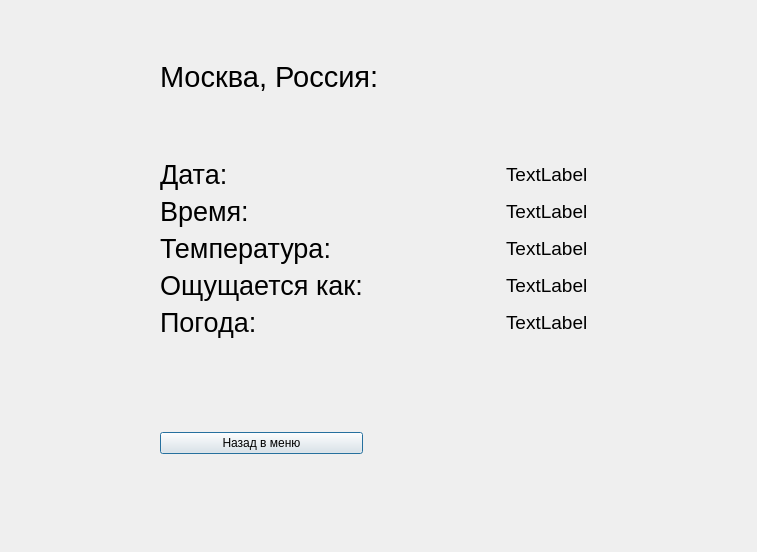
<?xml version="1.0" encoding="UTF-8"?>
<ui version="4.0">
 <class>Dialog</class>
 <widget class="QDialog" name="Dialog">
  <property name="geometry">
   <rect>
    <x>0</x>
    <y>0</y>
    <width>757</width>
    <height>552</height>
   </rect>
  </property>
  <property name="windowTitle">
   <string>Dialog</string>
  </property>
  <widget class="QWidget" name="">
   <property name="geometry">
    <rect>
     <x>160</x>
     <y>60</y>
     <width>428</width>
     <height>394</height>
    </rect>
   </property>
   <layout class="QVBoxLayout" name="verticalLayout">
    <item>
     <widget class="QLabel" name="cityCountryLabel">
      <property name="enabled">
       <bool>true</bool>
      </property>
      <property name="text">
       <string>&lt;html&gt;&lt;head/&gt;&lt;body&gt;&lt;p&gt;&lt;span style=&quot; font-size:22pt;&quot;&gt;Москва, Россия:&lt;/span&gt;&lt;/p&gt;&lt;p&gt;&lt;span style=&quot; font-size:22pt;&quot;&gt;&lt;br/&gt;&lt;/span&gt;&lt;/p&gt;&lt;/body&gt;&lt;/html&gt;</string>
      </property>
      <property name="textFormat">
       <enum>Qt::AutoText</enum>
      </property>
      <property name="alignment">
       <set>Qt::AlignLeading|Qt::AlignLeft|Qt::AlignVCenter</set>
      </property>
      <property name="wordWrap">
       <bool>true</bool>
      </property>
      <property name="buddy">
       <cstring>cityCountryLabel</cstring>
      </property>
     </widget>
    </item>
    <item>
     <layout class="QGridLayout" name="gridLayout">
      <item row="2" column="0">
       <widget class="QLabel" name="tempLabel">
        <property name="font">
         <font>
          <pointsize>20</pointsize>
         </font>
        </property>
        <property name="text">
         <string>Температура:</string>
        </property>
       </widget>
      </item>
      <item row="3" column="2">
       <spacer name="horizontalSpacer_13">
        <property name="orientation">
         <enum>Qt::Horizontal</enum>
        </property>
        <property name="sizeHint" stdset="0">
         <size>
          <width>40</width>
          <height>20</height>
         </size>
        </property>
       </spacer>
      </item>
      <item row="3" column="0">
       <widget class="QLabel" name="feelsLikeLabel">
        <property name="font">
         <font>
          <pointsize>20</pointsize>
         </font>
        </property>
        <property name="text">
         <string>Ощущается как:</string>
        </property>
       </widget>
      </item>
      <item row="3" column="1">
       <spacer name="horizontalSpacer_5">
        <property name="orientation">
         <enum>Qt::Horizontal</enum>
        </property>
        <property name="sizeHint" stdset="0">
         <size>
          <width>40</width>
          <height>20</height>
         </size>
        </property>
       </spacer>
      </item>
      <item row="5" column="0">
       <spacer name="verticalSpacer">
        <property name="orientation">
         <enum>Qt::Vertical</enum>
        </property>
        <property name="sizeHint" stdset="0">
         <size>
          <width>20</width>
          <height>40</height>
         </size>
        </property>
       </spacer>
      </item>
      <item row="1" column="3">
       <widget class="QLabel" name="timeResultLabel">
        <property name="font">
         <font>
          <pointsize>14</pointsize>
         </font>
        </property>
        <property name="text">
         <string>TextLabel</string>
        </property>
       </widget>
      </item>
      <item row="4" column="2">
       <spacer name="horizontalSpacer_14">
        <property name="orientation">
         <enum>Qt::Horizontal</enum>
        </property>
        <property name="sizeHint" stdset="0">
         <size>
          <width>40</width>
          <height>20</height>
         </size>
        </property>
       </spacer>
      </item>
      <item row="4" column="3">
       <widget class="QLabel" name="weatherResultLabel">
        <property name="font">
         <font>
          <pointsize>14</pointsize>
         </font>
        </property>
        <property name="text">
         <string>TextLabel</string>
        </property>
       </widget>
      </item>
      <item row="2" column="3">
       <widget class="QLabel" name="tempResultLabel">
        <property name="font">
         <font>
          <pointsize>14</pointsize>
         </font>
        </property>
        <property name="text">
         <string>TextLabel</string>
        </property>
       </widget>
      </item>
      <item row="0" column="1">
       <spacer name="horizontalSpacer_8">
        <property name="orientation">
         <enum>Qt::Horizontal</enum>
        </property>
        <property name="sizeHint" stdset="0">
         <size>
          <width>40</width>
          <height>20</height>
         </size>
        </property>
       </spacer>
      </item>
      <item row="5" column="1">
       <spacer name="horizontalSpacer_3">
        <property name="orientation">
         <enum>Qt::Horizontal</enum>
        </property>
        <property name="sizeHint" stdset="0">
         <size>
          <width>40</width>
          <height>20</height>
         </size>
        </property>
       </spacer>
      </item>
      <item row="6" column="3">
       <spacer name="horizontalSpacer">
        <property name="orientation">
         <enum>Qt::Horizontal</enum>
        </property>
        <property name="sizeHint" stdset="0">
         <size>
          <width>40</width>
          <height>20</height>
         </size>
        </property>
       </spacer>
      </item>
      <item row="0" column="3">
       <widget class="QLabel" name="dateResultLabel">
        <property name="font">
         <font>
          <pointsize>14</pointsize>
         </font>
        </property>
        <property name="text">
         <string>TextLabel</string>
        </property>
       </widget>
      </item>
      <item row="0" column="0">
       <widget class="QLabel" name="dataLabel">
        <property name="text">
         <string>&lt;html&gt;&lt;head/&gt;&lt;body&gt;&lt;p&gt;&lt;span style=&quot; font-size:20pt;&quot;&gt;Дата:&lt;/span&gt;&lt;/p&gt;&lt;/body&gt;&lt;/html&gt;</string>
        </property>
       </widget>
      </item>
      <item row="4" column="1">
       <spacer name="horizontalSpacer_4">
        <property name="orientation">
         <enum>Qt::Horizontal</enum>
        </property>
        <property name="sizeHint" stdset="0">
         <size>
          <width>40</width>
          <height>20</height>
         </size>
        </property>
       </spacer>
      </item>
      <item row="4" column="0">
       <widget class="QLabel" name="weatherLabel">
        <property name="font">
         <font>
          <pointsize>20</pointsize>
         </font>
        </property>
        <property name="text">
         <string>Погода:</string>
        </property>
       </widget>
      </item>
      <item row="1" column="1">
       <spacer name="horizontalSpacer_7">
        <property name="orientation">
         <enum>Qt::Horizontal</enum>
        </property>
        <property name="sizeHint" stdset="0">
         <size>
          <width>40</width>
          <height>20</height>
         </size>
        </property>
       </spacer>
      </item>
      <item row="1" column="2">
       <spacer name="horizontalSpacer_11">
        <property name="orientation">
         <enum>Qt::Horizontal</enum>
        </property>
        <property name="sizeHint" stdset="0">
         <size>
          <width>40</width>
          <height>20</height>
         </size>
        </property>
       </spacer>
      </item>
      <item row="2" column="2">
       <spacer name="horizontalSpacer_12">
        <property name="orientation">
         <enum>Qt::Horizontal</enum>
        </property>
        <property name="sizeHint" stdset="0">
         <size>
          <width>40</width>
          <height>20</height>
         </size>
        </property>
       </spacer>
      </item>
      <item row="2" column="1">
       <spacer name="horizontalSpacer_6">
        <property name="orientation">
         <enum>Qt::Horizontal</enum>
        </property>
        <property name="sizeHint" stdset="0">
         <size>
          <width>40</width>
          <height>20</height>
         </size>
        </property>
       </spacer>
      </item>
      <item row="5" column="2">
       <spacer name="horizontalSpacer_15">
        <property name="orientation">
         <enum>Qt::Horizontal</enum>
        </property>
        <property name="sizeHint" stdset="0">
         <size>
          <width>40</width>
          <height>20</height>
         </size>
        </property>
       </spacer>
      </item>
      <item row="3" column="3">
       <widget class="QLabel" name="feelsLikeResulLabel">
        <property name="font">
         <font>
          <pointsize>14</pointsize>
         </font>
        </property>
        <property name="text">
         <string>TextLabel</string>
        </property>
       </widget>
      </item>
      <item row="1" column="0">
       <widget class="QLabel" name="timeLabel">
        <property name="font">
         <font>
          <pointsize>20</pointsize>
         </font>
        </property>
        <property name="text">
         <string>Время:</string>
        </property>
       </widget>
      </item>
      <item row="6" column="1">
       <spacer name="horizontalSpacer_2">
        <property name="orientation">
         <enum>Qt::Horizontal</enum>
        </property>
        <property name="sizeHint" stdset="0">
         <size>
          <width>40</width>
          <height>20</height>
         </size>
        </property>
       </spacer>
      </item>
      <item row="5" column="3">
       <spacer name="horizontalSpacer_9">
        <property name="orientation">
         <enum>Qt::Horizontal</enum>
        </property>
        <property name="sizeHint" stdset="0">
         <size>
          <width>40</width>
          <height>20</height>
         </size>
        </property>
       </spacer>
      </item>
      <item row="0" column="2">
       <spacer name="horizontalSpacer_10">
        <property name="orientation">
         <enum>Qt::Horizontal</enum>
        </property>
        <property name="sizeHint" stdset="0">
         <size>
          <width>40</width>
          <height>20</height>
         </size>
        </property>
       </spacer>
      </item>
      <item row="6" column="0">
       <widget class="QPushButton" name="backToMenuButton">
        <property name="enabled">
         <bool>true</bool>
        </property>
        <property name="text">
         <string>Назад в меню</string>
        </property>
       </widget>
      </item>
      <item row="6" column="2">
       <spacer name="horizontalSpacer_16">
        <property name="orientation">
         <enum>Qt::Horizontal</enum>
        </property>
        <property name="sizeHint" stdset="0">
         <size>
          <width>40</width>
          <height>20</height>
         </size>
        </property>
       </spacer>
      </item>
     </layout>
    </item>
   </layout>
  </widget>
 </widget>
 <resources/>
 <connections/>
</ui>
